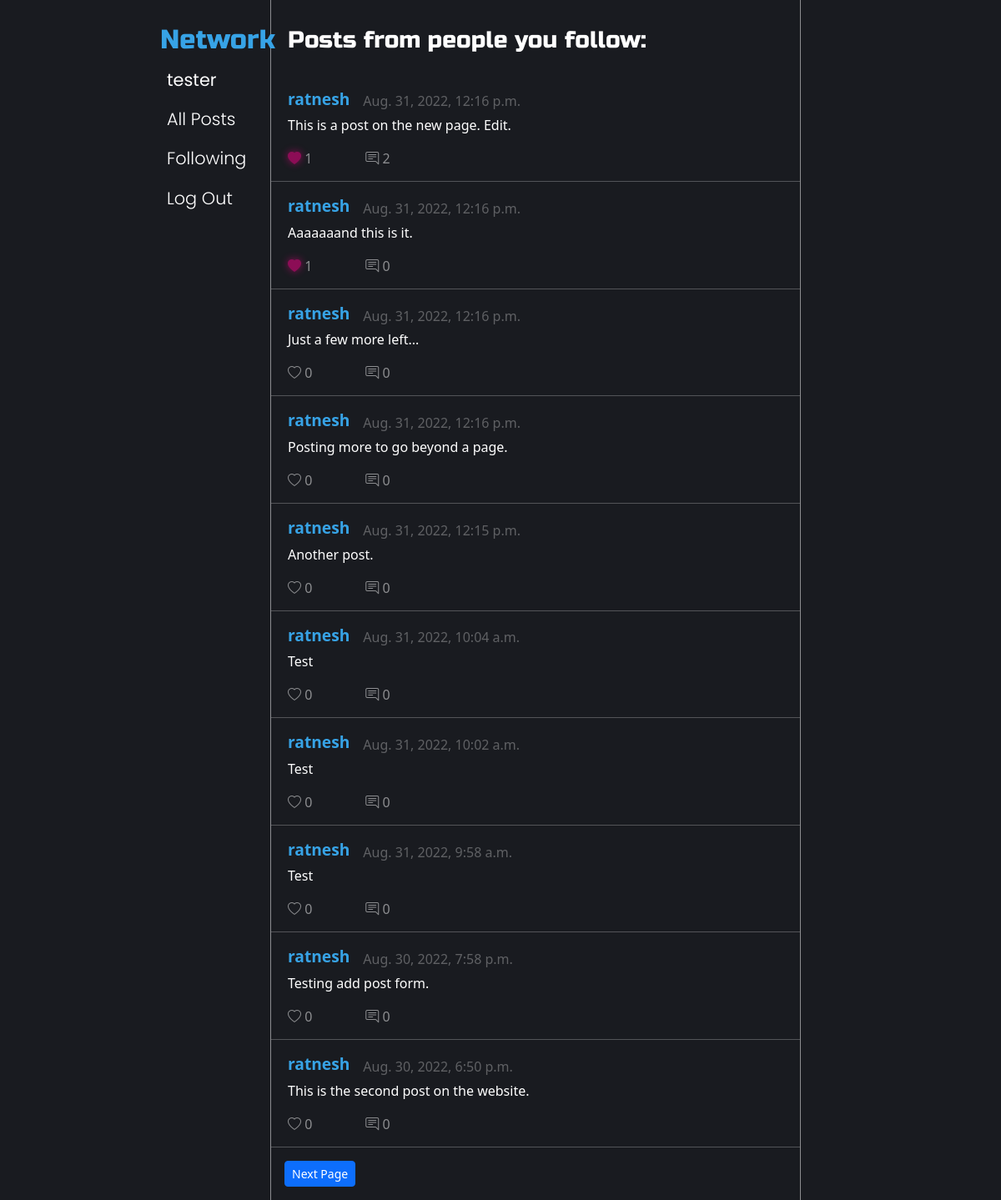
Page /following (signed in) on the committed database.
### network/models.py (models this page shows, shortened)
class User(AbstractUser):
    email = models.EmailField(
        unique=True,
        db_index=True,
        primary_key=True
    )
    username = models.CharField(
        max_length=50,
        unique=True
    )
    password = models.CharField(
        max_length=128
    )
    date_joined = models.DateTimeField(
        default=django.utils.timezone.now
    )
    followers = models.IntegerField(
        default=0
    )
    following = models.IntegerField(
        default=0
    )
    def __str__(self):
        return f"{self.username}"

class Post(models.Model):
    id = models.UUIDField(
        primary_key=True,
        editable=False,
        default=uuid.uuid4,
        verbose_name="Post UUID"
    )
    author = models.ForeignKey(
        'User',
        related_name='Poster',
        on_delete=models.CASCADE,
        db_index=True
    )
    content = models.CharField(
        max_length=280,
    )
    creation_date = models.DateTimeField(
        default=django.utils.timezone.now,
        db_index=True
    )
    likes = models.IntegerField(
        default=0
    )
    comments = models.IntegerField(
        default=0
    )

### network/views.py (the view)
# urls.py: path("following", views.following_view, name="following"),
@login_required
def following_view(request):
    try:
        following_group = User.objects.filter(Followed__in=Follow.objects.filter(follower=request.user))
    except DatabaseError:
        return render(request, 'network/apology.html', {
            "error": "Database error occurred!"
        })
    try:
        posts = Post.objects.filter(author__in=following_group).order_by('-creation_date').annotate(
            is_liked=Exists(
                Like.objects.filter(liker=request.user, liked=OuterRef('pk'))
            )
        )
    except DatabaseError:
        return render(request, 'network/apology.html', {
            "error": "Database error occurred!"
        })
    paginator = Paginator(posts, 10)
    page_number = request.GET.get('page', 1)
    try:
        page_obj = paginator.page(page_number)
    except InvalidPage:
        return render(request, 'network/following.html', {
            "page_error": "Invalid page number!"
        })
    return render(request, 'network/following.html', {
        "page_obj": page_obj
    })

### network/templates/network/following.html (shortened to what this page needs)
{% extends "network/layout.html" %}
{% load static %}
{% block body %}
{% if page_error %}
    <div id="error-message" role="alert" class="alert alert-danger">
        {{ page_error }}
    </div>
{% else %}
    <div class="page-heading">
        <h3>Posts from people you follow:</h3></div>
    {% include "network/post_layout.html" %}
{% endif %}
{% endblock %}

### network/templates/network/layout.html (shortened to what this page needs)
{% load static %}
<!DOCTYPE html>
<html lang="en">
    <head>
        <link href="https://cdn.jsdelivr.net/npm/bootstrap@5.2.0/dist/css/bootstrap.min.css" rel="stylesheet"
>
        <link rel="stylesheet" href="https://cdn.jsdelivr.net/npm/bootstrap-icons@1.9.1/font/bootstrap-icons.css">
        <link href="{% static 'network/styles.css' %}?{% now 'U' %}" rel="stylesheet">
    </head>
    <body>
        <div id="nav-container">
            <nav class="navbar navbar-expand-lg">
                <div>
                <a class="navbar-brand" href="{% url 'index' %}">Network</a>
                <ul class="navbar-nav flex-column">
                    {% if user.is_authenticated %}
                        <li class="nav-item">
                            <a class="nav-link" href="{% url 'profile' user.username %}"><strong>{{ user.username }}</strong></a>
                        </li>
                    {% endif %}
                    <li class="nav-item">
                    <a class="nav-link" href="{% url 'index' %}">All Posts</a>
                    </li>
                    {% if user.is_authenticated %}
                        <li class="nav-item">
                            <a class="nav-link" href="{% url 'following' %}">Following</a>
                        </li>
                        <li class="nav-item">
                            <a class="nav-link" href="{% url 'logout' %}">Log Out</a>
                        </li>
                    {% endif %}
                </ul>
                </div>
            </nav>
        </div>
        <div class="page-body">
            <div class="body-container">
                {% block body %}
                {% endblock %}
            </div>
        </div>
    </body>
</html>

### network/templates/network/post_layout.html (shortened to what this page needs)
<div id="posts_container">
    {% for post in page_obj.object_list %}
    <div class="post" data-id="{{ post.id }}">
        <div class="post-header">
            <div class="author">
                <a href="/user/{{ post.author }}">{{ post.author }}</a>
            </div>
            <div class="timestamp">
                {{ post.creation_date }}
            </div>
        </div>
        <div class="content">
            <div class="post-text">
                {{ post.content }}
            </div>
        </div>
        <div class="post-footer">
            <div class="likes">
                {% if post.is_liked %}
                    <span class="like-btn bi-heart-fill"></span> <span class="like-counter">{{ post.likes }}</span>
                {% else %}
                    <span class="like-btn bi-heart"></span> <span class="like-counter">{{ post.likes }}</span>
                {% endif %}
            </div>
            <div class="comments">
                <a href="{% url 'post' post.id %}"><span class="bi-chat-right-text"></span> {{ post.comments }}</a>
            </div>
        </div>
    </div>
    <hr>
    {% endfor %}
    <div id="page-buttons">
        {% if page_obj.has_next %}
        <a href="?page={{ page_obj.next_page_number }}" type="button" class="btn btn-primary btn-sm">Next Page</a>
        {% endif %}
    </div>
</div>

### network/static/network/styles.css (style rules this page uses)
body { background-color: rgb(25, 27, 32); color: white; }
body a { color: white; text-decoration: none; }
#nav-container { max-width: 300px; }
#nav-container .navbar { position: fixed; left: 0; top: 0; margin-left: 16vw; margin-top: 1em; margin-right: 1em; }
#nav-container .navbar .nav-link { color: white; font-size: 1.3rem; }
#nav-container .navbar .navbar-brand { font-family: "Russo One", sans-serif; font-size: 2rem; color: rgb(55, 163, 230); }
#nav-container .navbar .nav-item { display: inline-block; font-family: "Poppins", sans-serif; font-weight: 300; }
.page-body { margin-left: 27vw; margin-right: 20vw; border-left: thin solid white; border-right: thin solid white; border-color: rgba(255, 255, 255, 0.5); min-height: 100vh; }
.page-body .page-heading { font-family: "Russo One", sans-serif; padding-top: 2em; padding-left: 20px; margin-bottom: 1.5em; }
#posts_container hr { padding: 0; margin: 0; }
#posts_container .post { padding: 15px 20px; }
#posts_container .post .post-header { display: flex; align-items: flex-end; }
#posts_container .post .post-header .author { font-size: 1.2em; font-weight: 700; }
#posts_container .post .post-header .author a { color: rgb(55, 163, 230); }
#posts_container .post .post-header .timestamp { font-size: 1em; font-weight: 100; margin-left: 1em; opacity: 0.3; }
#posts_container .post .content { margin-top: 0.3em; }
#posts_container .post .post-footer { display: flex; align-items: flex-end; margin-top: 1em; opacity: 0.5; }
#posts_container .post .post-footer .comments, #posts_container .post .post-footer .edit-btn { margin-left: 4em; }
#posts_container .post .bi-heart-fill { color: rgb(255, 0, 140); text-shadow: 0 0 10px rgb(255, 0, 140); }
#posts_container #page-buttons { padding: 1em; display: flex; justify-content: space-between; }

### rows in the picture
User: username "tester"
Post: author "ratnesh", creation_date "Aug. 31, 2022, 12:16 p.m.", content "This is a post on the new page. Edit.", likes "1", comments "2"
Post: author "ratnesh", creation_date "Aug. 31, 2022, 12:16 p.m.", content "Aaaaaaand this is it.", likes "1", comments "0"
Post: author "ratnesh", creation_date "Aug. 31, 2022, 12:16 p.m.", content "Just a few more left...", likes "0", comments "0"
Post: author "ratnesh", creation_date "Aug. 31, 2022, 12:16 p.m.", content "Posting more to go beyond a page.", likes "0", comments "0"
Post: author "ratnesh", creation_date "Aug. 31, 2022, 12:15 p.m.", content "Another post.", likes "0", comments "0"
Post: author "ratnesh", creation_date "Aug. 31, 2022, 10:04 a.m.", content "Test", likes "0", comments "0"
Post: author "ratnesh", creation_date "Aug. 31, 2022, 10:02 a.m.", content "Test", likes "0", comments "0"
Post: author "ratnesh", creation_date "Aug. 31, 2022, 9:58 a.m.", content "Test", likes "0", comments "0"
Post: author "ratnesh", creation_date "Aug. 30, 2022, 7:58 p.m.", content "Testing add post form.", likes "0", comments "0"
Post: author "ratnesh", creation_date "Aug. 30, 2022, 6:50 p.m.", content "This is the second post on the website.", likes "0", comments "0"
